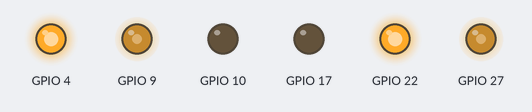
This program was run on a simulated Raspberry Pi (BCM pin numbers). On the bench: output pins drawn as LEDs (lit = HIGH).

Above: at 0.05 s.
At 19.95 s:
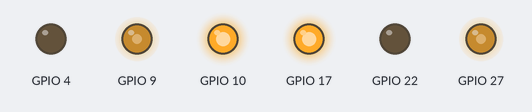
Timing chart, 0 to 23.0 s (numbered marks = the images above):
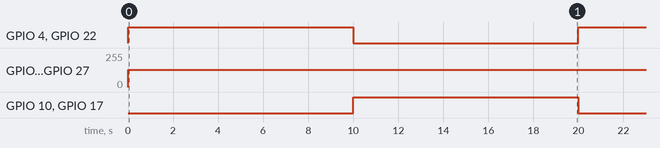

Measured:
- by itself, GPIO 4, GPIO 10, GPIO 17, GPIO 22: alternates HIGH for 10.0 s and LOW for 10.0 s
- by itself, GPIO 9, GPIO 27: 0/255 → 128/255 at 0.00 s

The program:

motormodule.py
```python
import RPi.GPIO as pin
from time import sleep

pin.setmode(pin.BCM)
pin.setwarnings(False)

class Motor():

	def __init__(self,lft1,lft2,lft_pwm,rht1,rht2,rht_pwm):

		self.lft1 = lft1
		self.lft2 = lft2
		self.rht1 = rht1
		self.rht2 = rht2
		self.lft_pwm = lft_pwm
		self.rht_pwm = rht_pwm

		pin.setup(self.lft1, pin.OUT)
		pin.setup(self.lft2, pin.OUT)
		pin.setup(self.rht1, pin.OUT)
		pin.setup(self.rht2, pin.OUT)
		pin.setup(self.lft_pwm, pin.OUT)
		pin.setup(self.rht_pwm, pin.OUT)

		self.lft_pwm = pin.PWM(self.lft_pwm , 100)
		self.rht_pwm = pin.PWM(self.rht_pwm, 100)

		self.lft_pwm.start(0)
		self.rht_pwm.start(0)

	def motor_control(self, left_speed, right_speed):

		if left_speed > 0 :
			pin.output(self.lft1, pin.LOW)
			pin.output(self.lft2, pin.HIGH)
		else:
			pin.output(self.lft2, pin.LOW)
			pin.output(self.lft1, pin.HIGH)

		if right_speed > 0 :
			pin.output(self.rht1, pin.HIGH)
			pin.output(self.rht2, pin.LOW)
		else:
			pin.output(self.rht2, pin.HIGH)
			pin.output(self.rht1, pin.LOW)

		if left_speed > 100: left_speed =100
		if left_speed < -100: left_speed = -100
		if right_speed > 100: right_speed = 100
		if right_speed < -100: right_speed = -100

		self.lft_pwm.ChangeDutyCycle(abs(left_speed))
		self.rht_pwm.ChangeDutyCycle(abs(right_speed))

if __name__ == '__main__':
	motor = Motor(17,4,27,22,10,9)
	while True:
		motor.motor_control(50,50)
		sleep(10)
		motor.motor_control(-50,-50)
		sleep(10)
```
